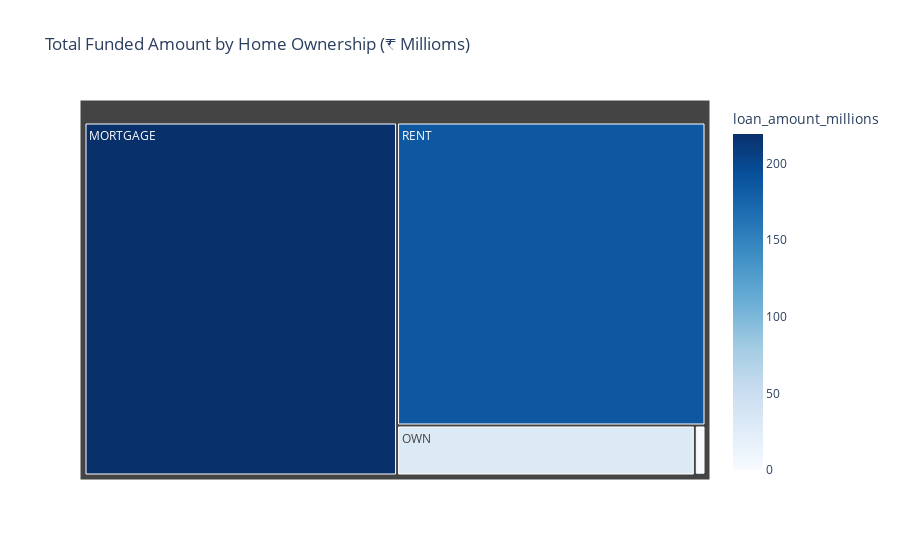

The cell this chart's notebook holds for it:
### Markdown cell above
### Home Ownership by Total Funded Amount

### Code cell
home_funding = df.groupby('home_ownership')['loan_amount'].sum().reset_index()
home_funding['loan_amount_millions'] = home_funding['loan_amount'] / 1000000

fig = px.treemap(
    home_funding,
    path=['home_ownership'],
    values='loan_amount_millions',
    color='loan_amount_millions',
    color_continuous_scale='Blues',
    title='Total Funded Amount by Home Ownership (₹ Millioms)'
)

fig.show()

### Figure 1 — Plotly figure (JSON) as saved in the notebook; plotly's stock layout.template omitted (floating-point values rounded to 4 significant figures)
{"data": [{"branchvalues": "total", "customdata": [[219.3], [0.0168], [1.045], [29.6], [185.8]], "domain": {"x": [0, 1], "y": [0, 1]}, "hovertemplate": "labels=%{label}<br>loan_amount_millions_sum=%{value}<br>parent=%{parent}<br>id=%{id}<br>loan_amount_millions=%{color}<extra></extra>", "ids": ["MORTGAGE", "NONE", "OTHER", "OWN", "RENT"], "labels": ["MORTGAGE", "NONE", "OTHER", "OWN", "RENT"], "marker": {"coloraxis": "coloraxis", "colors": [219.3, 0.0168, 1.045, 29.6, 185.8]}, "name": "", "parents": ["", "", "", "", ""], "type": "treemap", "values": [219.3, 0.0168, 1.045, 29.6, 185.8]}], "layout": {"coloraxis": {"colorbar": {"title": {"text": "loan_amount_millions"}}, "colorscale": [[0, "rgb(247,251,255)"], [0.125, "rgb(222,235,247)"], [0.25, "rgb(198,219,239)"], [0.375, "rgb(158,202,225)"], [0.5, "rgb(107,174,214)"], [0.625, "rgb(66,146,198)"], [0.75, "rgb(33,113,181)"], [0.875, "rgb(8,81,156)"], [1, "rgb(8,48,107)"]]}, "legend": {"tracegroupgap": 0}, "title": {"text": "Total Funded Amount by Home Ownership (₹ Millioms)"}}}
